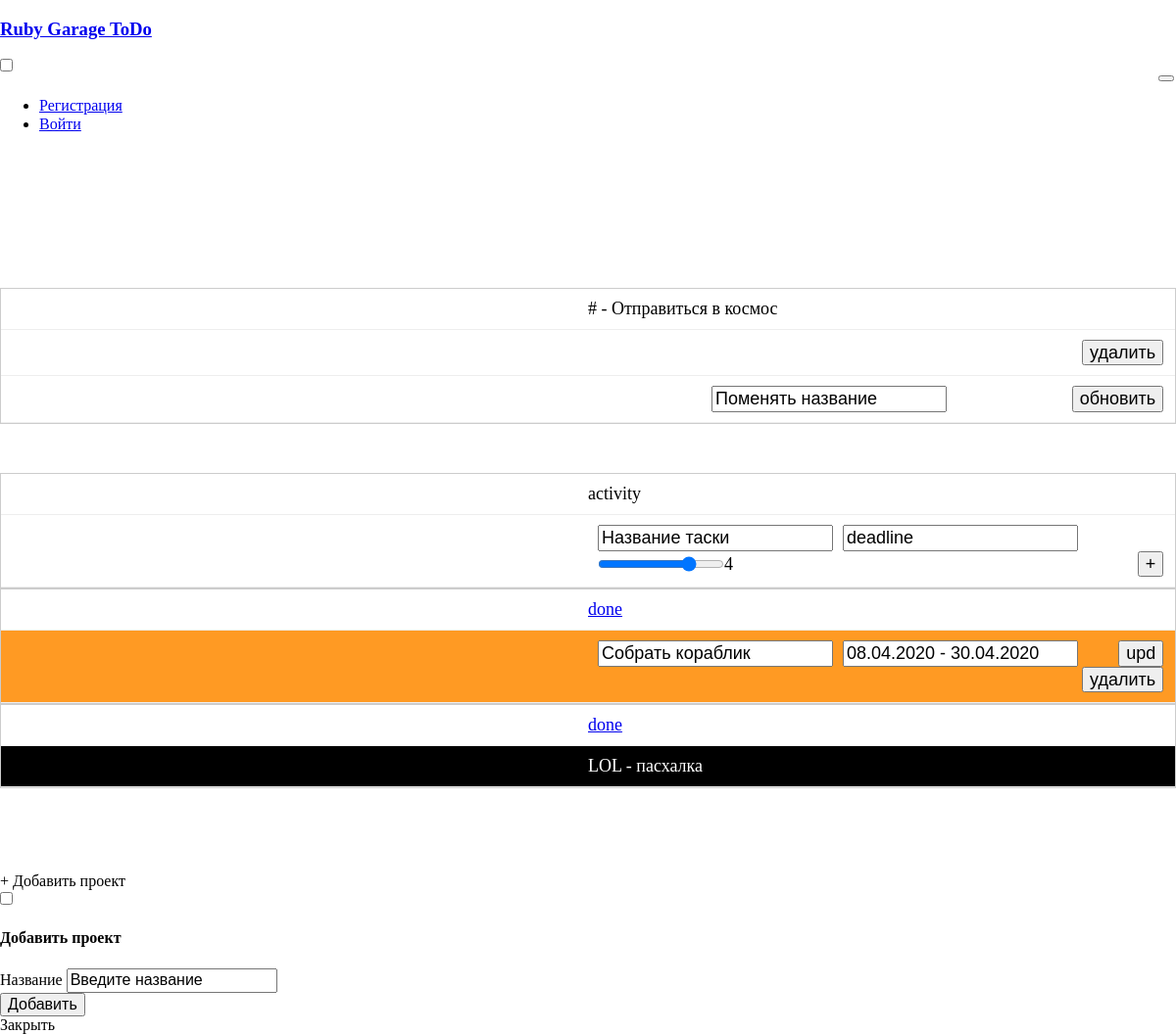
The page /index on the database as committed earlier.
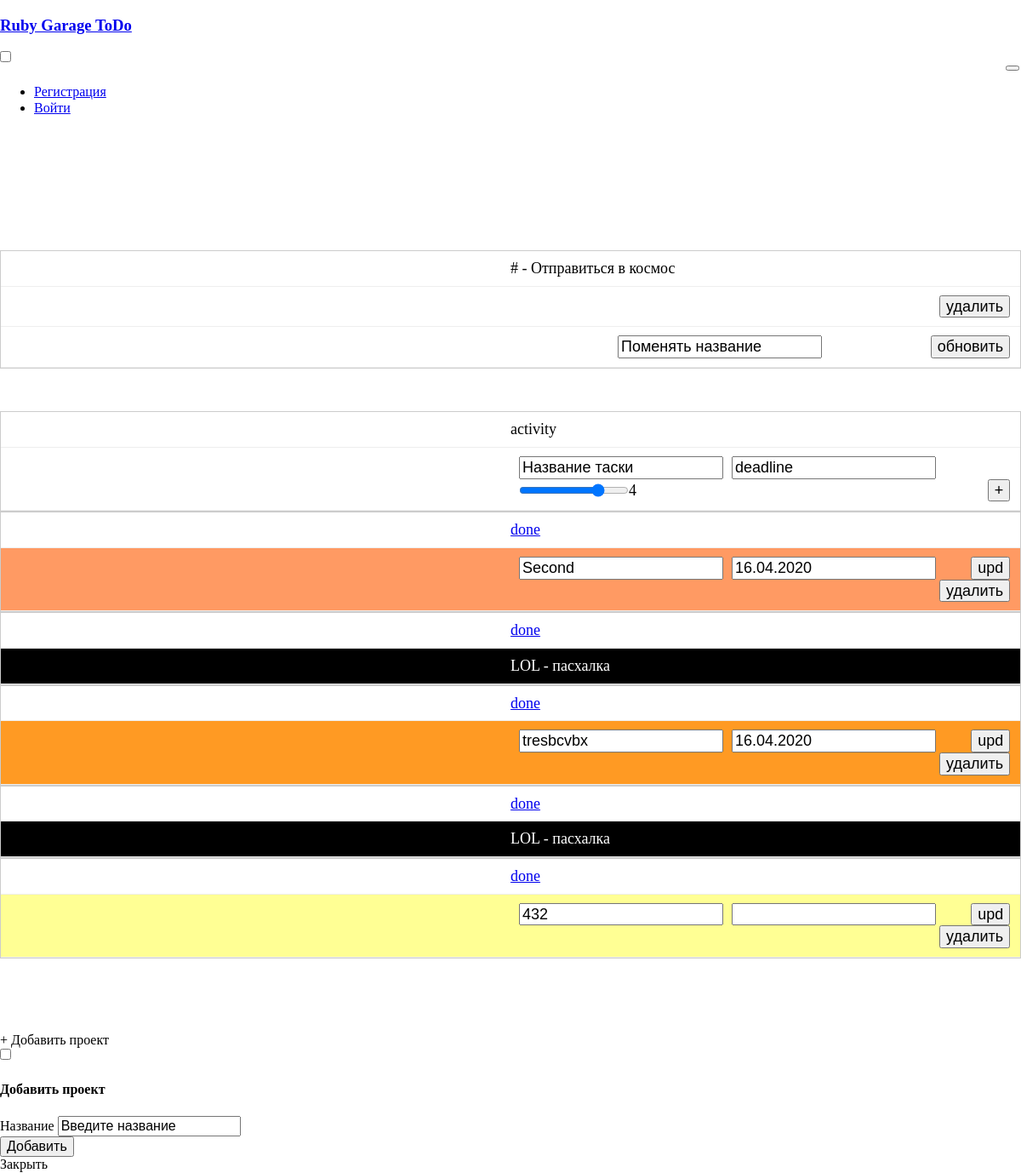
The same page on the database as committed later.
### app/models.py (models this page shows, shortened)
class Projects(db.Model):
    id = db.Column(db.Integer,primary_key=True)
    project_name = db.Column(db.String(50))
    tasks = db.relationship('Tasks',backref='project',lazy='dynamic')
    user_id = db.Column(db.Integer,db.ForeignKey('users.id'))

class Tasks(db.Model):
    id = db.Column(db.Integer,primary_key=True)
    task_name = db.Column(db.String(50))
    task_status = db.Column(db.Boolean)
    task_priority = db.Column(db.Integer)
    date = db.Column(db.String(100))
    task_position = db.Column(db.Integer)
    project_id = db.Column(db.Integer,db.ForeignKey('projects.id'))

### app/views.py (the view)
@app.route('/')
@app.route('/index')
def index():
    proj = Projects.query.filter_by(user_id='guest').all()
    task = Tasks.query.order_by(Tasks.task_position).all()
    if current_user.is_authenticated:
        proj = Projects.query.filter_by(user_id=current_user.id).all()
    return render_template('index.html',title='Welcome',proj=proj,task=task)

### app/templates/index.html (shortened to what this page needs)
{% extends "base.html" %}
{% block content %}
{% for pr in proj %}
 <div class="paper container">
    <table>
      <tbody>
        <tr>
          <td>
                <span># - {{ pr.project_name }}</span>
          </td>
          <td>
            <button class="trash" id="{{pr.id}}">удалить</button>
          </td>
          <td>
            <form class="form-inline" action="{{ url_for('main.update_project') }}" method="POST">
              <input style=" margin-left: auto; margin-right: 0.1em;" id="project_name" type="text" placeholder="Поменять название" name="project_name">
              <button type="submit">обновить</button>
            </form>
         </td>
    </tr>
  </tbody>
</table>
		<table>
				<tr>
					<td>activity</td>
					<td>
            <form class="form-inline" action="{{ url_for('main.add_task',id=pr.id) }}" method="POST">
                <input type="text" name="task_name" placeholder="Название таски">
      					<input type='text' class="datepicker-here" name="task_date" placeholder="deadline" pattern="(0[1-9]|1[0-9]|2[0-9]|3[01]).(0[1-9]|1[012]).[0-9]{4}">
      				<input type="range" id="rangeInput" name="rangeInput" min="1" max="5" value="4"oninput="amount.value=rangeInput.value"> <output id="amount" name="amount" for="rangeInput">4</output>
      					<input style=" margin-left: auto; margin-right: 0.1em;" type="submit" value="+">
              </form>
        </td>
				</tr>
      <tbody>
      {% for ts in task %}
        {% if ts.project_id == pr.id %}
        {% if ts.task_status == False %}
	         {% include '_priority.html' %}
        {% endif %}
        {% endif %}
      {% endfor %}
			</tbody>
		</table>
 </div>
<br>
<br>
{% endfor %}
 <div class="row flex-spaces child-borders">
  <label class="paper-btn margin" for="modal-1">+ Добавить проект</label>
</div>
<input class="modal-state" id="modal-1" type="checkbox">
<div class="modal">
  <div class="modal-body">
    <h4 class="modal-title">Добавить проект</h4>
  <form action="{{ url_for('main.add_project') }}" method="POST">
    <div class="form-group">
      <label for="paperInputs1">Название</label>
      <input type="text" placeholder="Введите название" id="paperInputs1" name="name">
    </div>
    <input type="submit" class="btn-secondary" value="Добавить">
  </form>
    <label for="modal-1" class="modal-link">Закрыть</label>
  </div>
</div>
{% endblock %}

### app/templates/base.html (shortened to what this page needs)
<!DOCTYPE html>
<html lang="ru">
<head>
  <link rel="stylesheet" href="https://cdnjs.cloudflare.com/ajax/libs/normalize/7.0.0/normalize.min.css">
  <link rel="stylesheet" href="{{ url_for('static',filename='css/datepicker.min.css') }}">
	<link rel="stylesheet" href="https://unpkg.com/papercss@1.6.1/dist/paper.min.css">
  <link rel="stylesheet" href="{{ url_for('static',filename='css/main.css') }}">
</head>
<body>
<nav class="border fixed split-nav">
  <div class="nav-brand">
    <h3><a href="https://rubygarage.com.ua/">Ruby Garage ToDo</a></h3>
  </div>
  <div class="collapsible">
    <input id="collapsible1" type="checkbox" name="collapsible1">
    <button>
    </button>
    <div class="collapsible-body">
      <ul class="inline">
        {% if current_user.is_anonymous %}
        <li><a href="{{ url_for('register') }}">Регистрация</a></li>
        <li><a href="{{ url_for('login') }}">Войти</a></li>
        {% else %}
        <li>Привет {{ current_user.username }}!</li>
        <li><a href="{{ url_for('logout') }}">Выйти</a></li>
        {% endif %}
      </ul>
    </div>
  </div>
</nav>
<br>
<br>
<br>
<br>
<br>
{% block content %}
{% endblock %}
</body>
</html>

### app/templates/_priority.html (shortened to what this page needs)
				<tr data-index="{{ ts.id }}" data-position="{{ ts.position }}">
					<td><a href="{{ url_for('main.task_done',id=ts.id) }}">done</a></td>
          {% if ts.task_priority==1 %}
					<td colspan="3" style="background-color:#ffff94" id="main_task">
            <form class="form-inline" action="{{ url_for('main.update_task',id=ts.id) }}" method="POST">
            <input type="text" placeholder="{{ts.task_name}}" name="task_newname"><input type='text' class="datepicker-here" name="task_newdate" placeholder="{{ ts.date }}" pattern="(0[1-9]|1[0-9]|2[0-9]|3[01]).(0[1-9]|1[012]).[0-9]{4}">
           <button id="upd_button" type="submit" value="">upd</button></form><button id="del_button" class="trash_task" data-id="{{ts.id}}">удалить</button></td>
          {% elif ts.task_priority==3 %}
          <td colspan="3" style="background-color:#ff9a23" id="main_task">
            <form class="form-inline" action="{{ url_for('main.update_task',id=ts.id) }}" method="POST">
            <input type="text" placeholder="{{ts.task_name}}" name="task_newname"><input type='text' class="datepicker-here" name="task_newdate" placeholder="{{ ts.date }}" pattern="(0[1-9]|1[0-9]|2[0-9]|3[01]).(0[1-9]|1[012]).[0-9]{4}">
           <button id="upd_button" type="submit" value="">upd</button></form><button id="del_button" class="trash_task" data-id="{{ts.id}}">удалить</button></td>
          {% elif ts.task_priority==4 %}
          <td colspan="3" style="background-color:#ff9a63" id="main_task">
            <form class="form-inline" action="{{ url_for('main.update_task',id=ts.id) }}" method="POST">
            <input type="text" placeholder="{{ts.task_name}}" name="task_newname"><input type='text' class="datepicker-here" name="task_newdate" placeholder="{{ ts.date }}" pattern="(0[1-9]|1[0-9]|2[0-9]|3[01]).(0[1-9]|1[012]).[0-9]{4}">
           <button id="upd_button" type="submit" value="">upd</button></form><button id="del_button" class="trash_task" data-id="{{ts.id}}">удалить</button></td>
           {% else %}
          <td colspan="3" style="background-color:#000000; color: white">
          LOL  - пасхалка
          </td>
           {% endif %}
				</tr>

### app/static/css/main.css (style rules this page uses)
table { width: 750px; border-collapse: collapse; margin:50px auto; }
td, th { padding: 10px; border: 1px solid #ccc; text-align: left; font-size: 18px; }
@media only screen and (max-width: 760px),
(min-device-width: 768px) and (max-device-width: 1024px) { table { width: 100%; } }
@media only screen and (max-width: 760px),
(min-device-width: 768px) and (max-device-width: 1024px) { table, thead, tbody, th, td, tr { display: block; } }
@media only screen and (max-width: 760px),
(min-device-width: 768px) and (max-device-width: 1024px) { tr { border: 1px solid #ccc; } }
@media only screen and (max-width: 760px),
(min-device-width: 768px) and (max-device-width: 1024px) { td { border: none; border-bottom: 1px solid #eee; position: relative; padding-left: 50%; } }
@media only screen and (max-width: 760px),
(min-device-width: 768px) and (max-device-width: 1024px) { td:before { position: absolute; top: 6px; left: 6px; width: 45%; padding-right: 10px; white-space: nowrap; content: attr(data-column); color: #000; font-weight: bold; } }
.form-inline { display: flex; flex-flow: row wrap; align-items: center; }
.form-inline button { margin-left: auto; margin-right: 0.1em; }
.form-inline input { margin-left: 10px; }
button { display: flex; flex-flow: row wrap; align-items: center; margin-left: auto; margin-right: 0.1em; }
::placeholder { color: black; }

Rows that differ between the two databases and show on the page:
added Tasks: task_newname "Second", task_newdate "16.04.2020"
added Tasks: task_priority "LOL - пасхалка"
changed Tasks: task_newname "Собрать кораблик" → "tresbcvbx"; task_newdate "08.04.2020 - 30.04.2020" → "16.04.2020"
added Tasks: task_newname "432"
